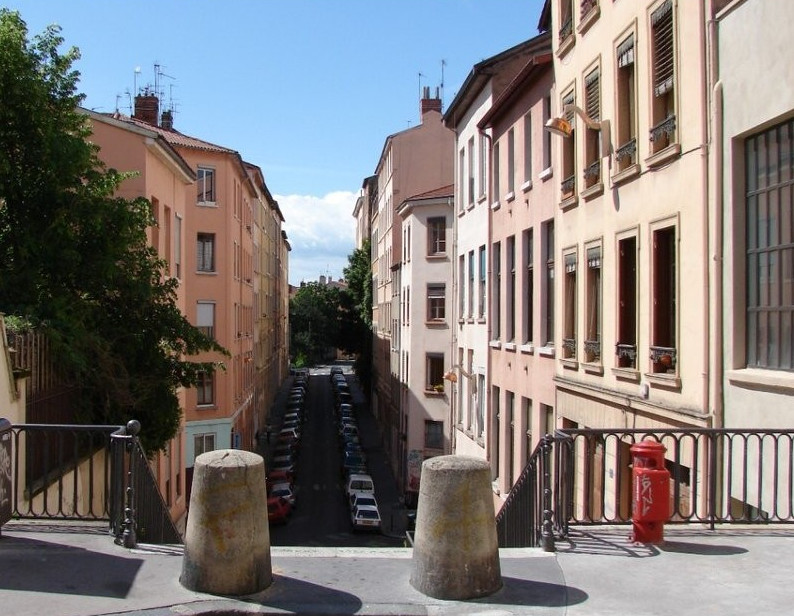
#> input picture k-means/home.jpg, 794 x 616 px
$ jupyter execute k-means_example_01.ipynb   (shell and % lines are left out)
#> lines starting #> are read from the running program, lines starting #| are printed output that depends on the picture
# k-means clustering - example 1

In this notebook, an example application of k-means is presented.

## Color Quantization

Color quantization aims at reducing the number of distinct colors used in an image. Usually, the point is also to keep the image as similar as possible to the original image.

This example is inspired from the opencv [documentation](https://docs.opencv.org/3.0-beta/doc/py_tutorials/py_ml/py_kmeans/py_kmeans_opencv/py_kmeans_opencv.html).

Let us start by loading the original image:

[cell 1]
import matplotlib.pyplot as plt
import cv2

# loading the image with openCV
img = cv2.imread('home.jpg')
#> img is the input picture: shape (616, 794, 3); mean B, G, R 121.2, 122, 126.7
print("type:", type(img))
#| type: <class 'numpy.ndarray'>
print("shape:", img.shape)
#| shape: (616, 794, 3)
print("data type:", img.dtype)
#| data type: uint8

# note that OpenCV represents RGB images as BGR...
# https://www.pyimagesearch.com/2014/11/03/display-matplotlib-rgb-image/
plt.axis("off")
plt.imshow(cv2.cvtColor(img, cv2.COLOR_BGR2RGB))

Now we compute $k$=10 color clusters with k-means and print the image with each color point assigned to its center.

[cell 2]
import numpy as np

# reshaping the image to a 3d vector, which length is the number n of observations
Z = img.reshape((-1,3))

# evaluate the number of different colors in the original image
print(len(np.unique(Z, axis=0)), "colors")
#| 97159 colors

# convert to np.float32
Z = np.float32(Z)

# define criteria
criteria = (cv2.TERM_CRITERIA_EPS + cv2.TERM_CRITERIA_MAX_ITER, 10, 1.0)

# define number of clusters k and apply kmeans()
k = 10
ret, label, center = cv2.kmeans(Z, k, None, criteria, 10, cv2.KMEANS_RANDOM_CENTERS)
#> ret = 188611951.1; center = [[192.2, 200.5, 213.2], [120.8, 131.1, 154.2], [15.17, 21.52, 22.88], [161.7, 165.7, 176.7], [94.74, 105.1, 128.7], [73.91, 82.4, 97.5], [45.53, 48.75, 55.97], [248.4, 201.4, 151.2], [215.8, 227.7, 241.1], [47.86, 59.6, 89.47]]

# now convert back into uint8, and use the centers as colors
center = np.uint8(center)
#> center = [[192, 200, 213], [120, 131, 154], [15, 21, 22], [161, 165, 176], [94, 105, 128], [73, 82, 97], [45, 48, 55], [248, 201, 151], [215, 227, 241], [47, 59, 89]]
res = center[label.flatten()]

# evaluate the number of different colors in the new image
print(len(np.unique(res, axis=0)), "colors")
#| 10 colors
res2 = res.reshape((img.shape))
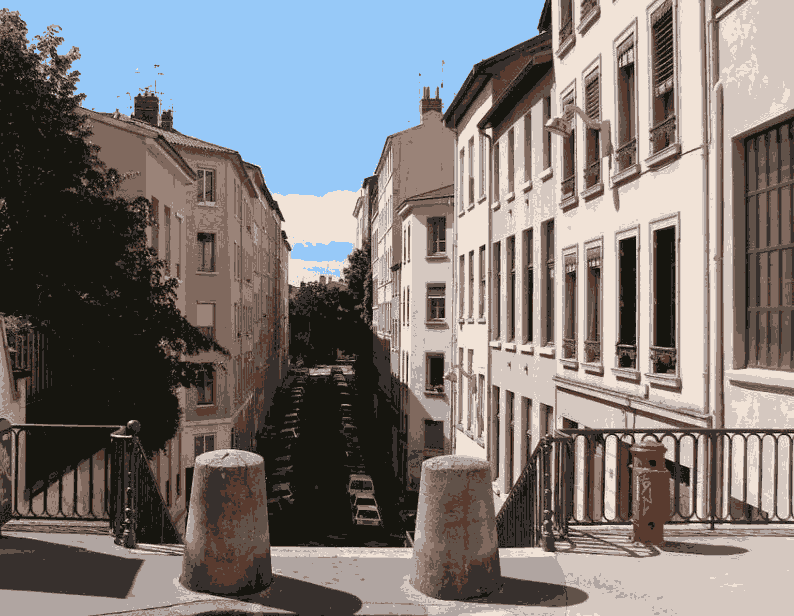
#> res2: shape (616, 794, 3); mean B, G, R 120.6, 121.6, 126.2

# display the image
plt.axis("off")
plt.imshow(cv2.cvtColor(res2, cv2.COLOR_BGR2RGB))

Finally we compute different sets of clusters for $k$ = 2, 4, 8,... and display the corresponding images.

[cell 3]
N = 3
M = 2
f, axarr = plt.subplots(N, M, sharex='col', sharey='row', figsize=(7*M, 5*N))

k = 2
for i in range(N):
    for j in range(M):
        ret, label, center = cv2.kmeans(Z, k, None, criteria, 10, cv2.KMEANS_RANDOM_CENTERS)
        center = np.uint8(center)
        res = center[label.flatten()]
        res2 = res.reshape((img.shape))
        axarr[i,j].imshow(cv2.cvtColor(res2, cv2.COLOR_BGR2RGB))
        axarr[i,j].axis("off")
        axarr[i,j].set_title("k = "+str(k))
        k *= 2
#> after the loop, k = 128
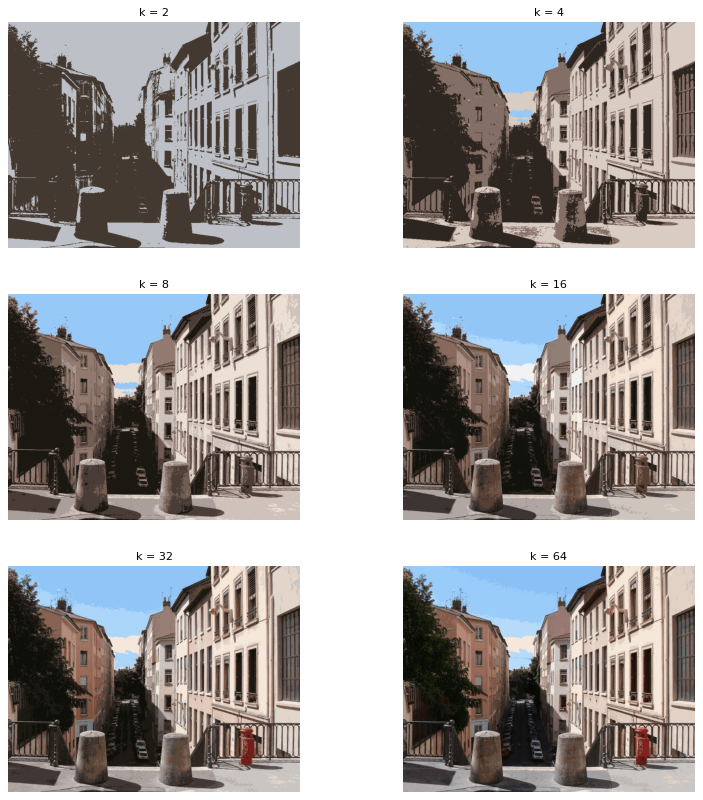
#> figure drawn by matplotlib, 6 panels
